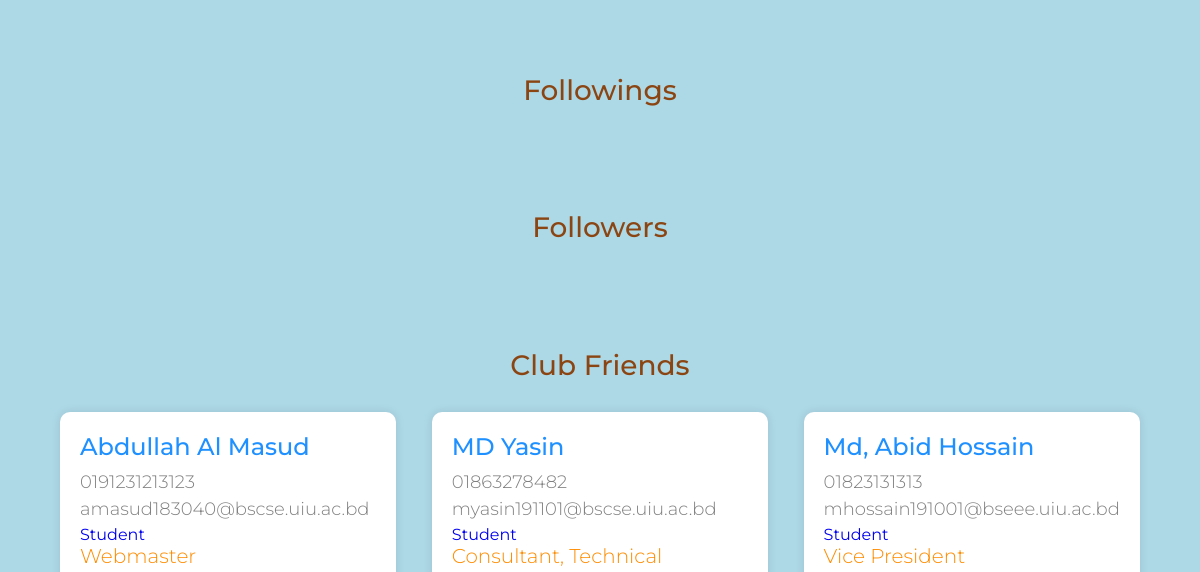
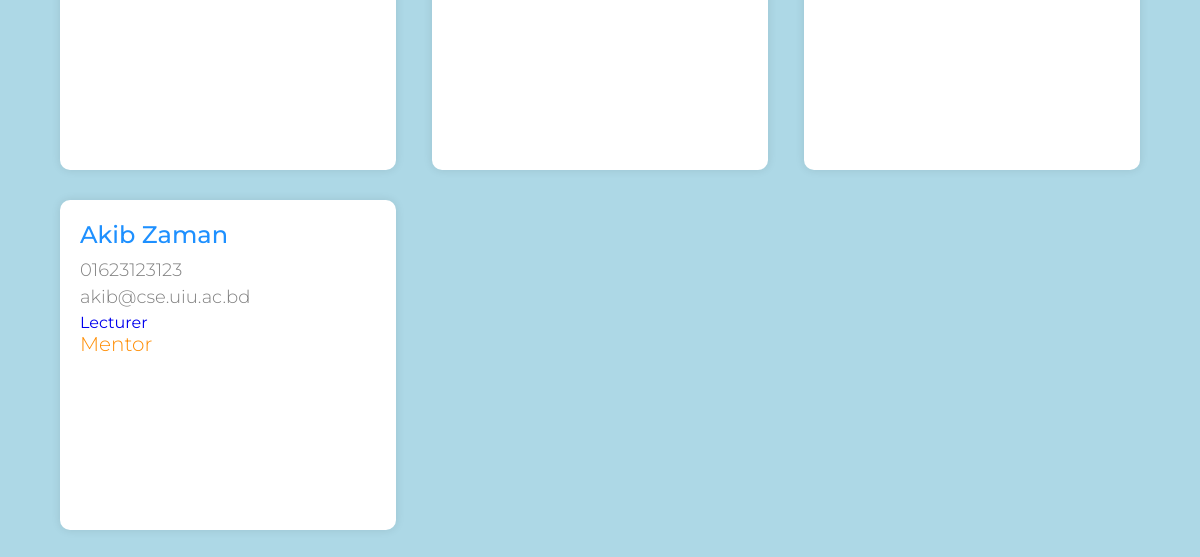
Page /friends.php (signed in) on the earlier database version (2 pictures, top to bottom).
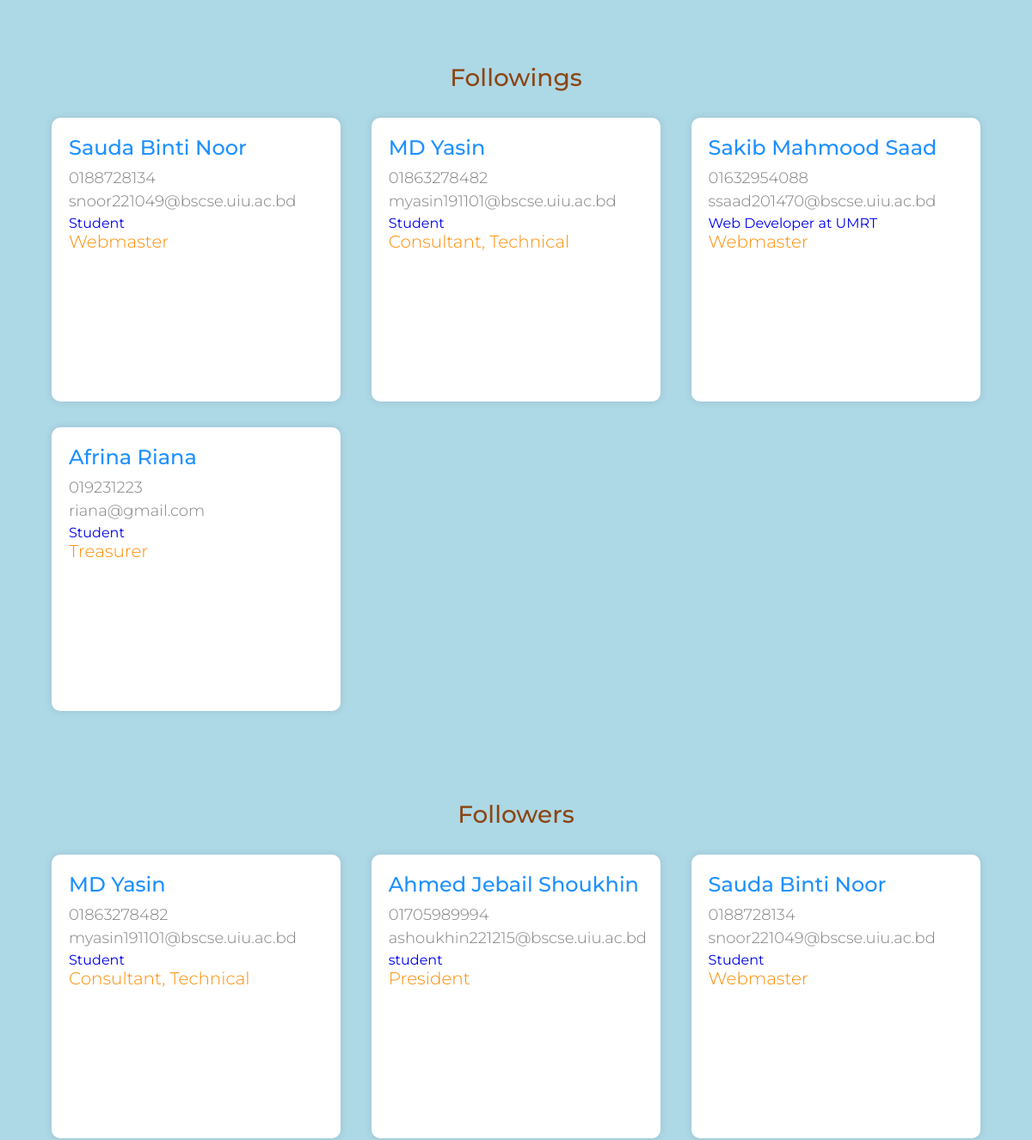
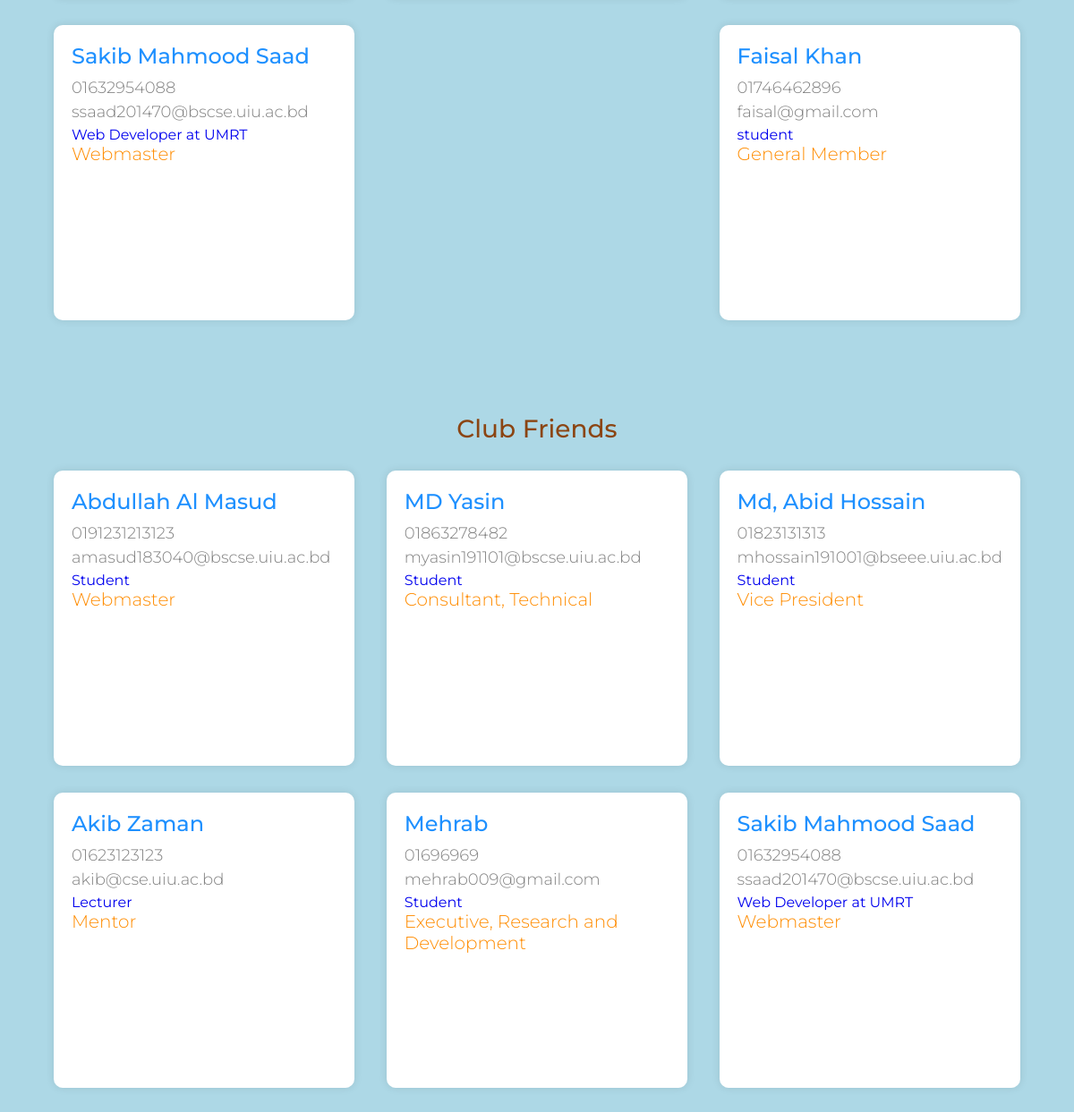
Same page on the later database version (2 pictures, top to bottom).
### tables this page shows
CREATE TABLE `person` (
  `id` varchar(20) NOT NULL,
  `name` varchar(100) DEFAULT NULL,
  `email` varchar(100) DEFAULT NULL,
  `address` varchar(100) DEFAULT NULL,
  `phone` varchar(20) DEFAULT NULL,
  `current_work` varchar(50) DEFAULT NULL,
  `dob` date DEFAULT NULL,
  `city` int(11) DEFAULT NULL,
  `country` int(11) DEFAULT NULL,
  `batch` int(11) DEFAULT NULL,
  `passwd` varchar(50) DEFAULT NULL
);

CREATE TABLE `club_position` (
  `id` int(11) NOT NULL,
  `name` varchar(50) DEFAULT NULL
);

### friends.php (the view, shortened to what this page needs)
<?php
    $connect = mysqli_connect(HOST, USER, PASS, DB) or die("Can not connect");
    $id = $_SESSION['user_id'];
    $results = mysqli_query($connect, "SELECT person_id FROM members_info WHERE members_info.club = (SELECT club FROM members_info WHERE person_id = '$id')")
        or die("Can not execute query");
    $friends = [];
    while ($rows = mysqli_fetch_array($results)) {
        extract($rows);
        $friends[] = $person_id;
    }
    $following_query = mysqli_query($connect, "SELECT friend_id from friend WHERE person_id = '$id'")
        or die("Can not execute query");
    $following = [];
    while ($rows = mysqli_fetch_array($following_query)) {
        extract($rows);
        $following[] = $friend_id;
    }
    $followers_query = mysqli_query($connect, "SELECT person_id from friend WHERE friend_id = '$id'")
    or die("Can not execute query");
    $followers = [];
    while ($rows = mysqli_fetch_array($followers_query)) {
        extract($rows);
        $followers[] = $person_id;
    }
?>
<!DOCTYPE html>
<html lang="en">
<head>
</head>
<body>
<div id="container">
    <h2>Followings</h2>
    <?php
    foreach ($following as $friend_id) {
        $friend_query = mysqli_query($connect, "SELECT name, phone, email, current_work FROM person WHERE id = '$friend_id'");
        $friend_data = mysqli_fetch_assoc($friend_query);
        $club_position_query = mysqli_query($connect, "SELECT club_position.name FROM club_position WHERE club_position.id = (SELECT members_info.club_position FROM members_info WHERE members_info.person_id = '$friend_id')");
        $club_position_data = mysqli_fetch_assoc($club_position_query);
    ?>
    <a href="user.php?id=<?php echo $friend_id; ?>" class="user">
        <p class="name"><?php echo $friend_data['name']; ?></p>
        <p class="email"><?php echo $friend_data['phone']; ?></p>
        <p class="email"><?php echo $friend_data['email']; ?></p>
        <p class="address"><?php echo $friend_data['current_work']; ?></p>
        <p class="location"><?php echo $club_position_data['name']; ?></p>
    </a>
    <?php
    }
    ?>
</div>
<div id="container">
    <h2>Followers</h2>
    <?php
    foreach ($followers as $friend_id) {
        $friend_query = mysqli_query($connect, "SELECT name, phone, email, current_work FROM person WHERE id = '$friend_id'");
        $friend_data = mysqli_fetch_assoc($friend_query);
        $club_position_query = mysqli_query($connect, "SELECT club_position.name FROM club_position WHERE club_position.id = (SELECT members_info.club_position FROM members_info WHERE members_info.person_id = '$friend_id')");
        $club_position_data = mysqli_fetch_assoc($club_position_query);
    ?>
    <a href="user.php?id=<?php echo $friend_id; ?>" class="user">
        <p class="name"><?php echo $friend_data['name']; ?></p>
        <p class="email"><?php echo $friend_data['phone']; ?></p>
        <p class="email"><?php echo $friend_data['email']; ?></p>
        <p class="address"><?php echo $friend_data['current_work']; ?></p>
        <p class="location"><?php echo $club_position_data['name']; ?></p>
    </a>
    <?php
    }
    ?>
</div>
<div id="container">
    <h2>Club Friends</h2>
    <?php
    foreach ($friends as $friend_id) {
        if ($friend_id == $id) {
            continue;
        }
        $friend_query = mysqli_query($connect, "SELECT name, phone, email, current_work FROM person WHERE id = '$friend_id'");
        $friend_data = mysqli_fetch_assoc($friend_query);
        $club_position_query = mysqli_query($connect, "SELECT club_position.name FROM club_position WHERE club_position.id = (SELECT members_info.club_position FROM members_info WHERE members_info.person_id = '$friend_id')");
        $club_position_data = mysqli_fetch_assoc($club_position_query);
    ?>
    <a href="user.php?id=<?php echo $friend_id; ?>" class="user">
        <p class="name"><?php echo $friend_data['name']; ?></p>
        <p class="email"><?php echo $friend_data['phone']; ?></p>
        <p class="email"><?php echo $friend_data['email']; ?></p>
        <p class="address"><?php echo $friend_data['current_work']; ?></p>
        <p class="location"><?php echo $club_position_data['name']; ?></p>
    </a>
    <?php
    }
    ?>
</div>
</body>
</html>

Differences in the rows shown:
now on this page (row unchanged): person: name "Sauda Binti Noor", phone "0188728134", email "snoor221049@bscse.uiu.ac.bd", current_work "Student", club_position.name "Webmaster"
now on one of the page's lists (row unchanged): person: name "MD Yasin", phone "01863278482", email "myasin191101@bscse.uiu.ac.bd", current_work "Student", club_position.name "Consultant, Technical"
added person: name "Sakib Mahmood Saad", phone "01632954088", email "ssaad201470@bscse.uiu.ac.bd", current_work "Web Developer at UMRT", club_position.name "Webmaster"
now on this page (row unchanged): person: name "Afrina Riana", phone "019231223", email "riana@gmail.com", current_work "Student", club_position.name "Treasurer", shown under "Followings"
added person: name "Ahmed Jebail Shoukhin", phone "01705989994", email "ashoukhin221215@bscse.uiu.ac.bd", current_work "student", club_position.name "President", shown under "Followers"
added person: name "Faisal Khan", phone "01746462896", email "faisal@gmail.com", current_work "student", club_position.name "General Member", shown under "Followers"
added person: name "Mehrab", phone "01696969", email "mehrab009@gmail.com", current_work "Student", club_position.name "Executive, Research and Development", shown under "Club Friends"
